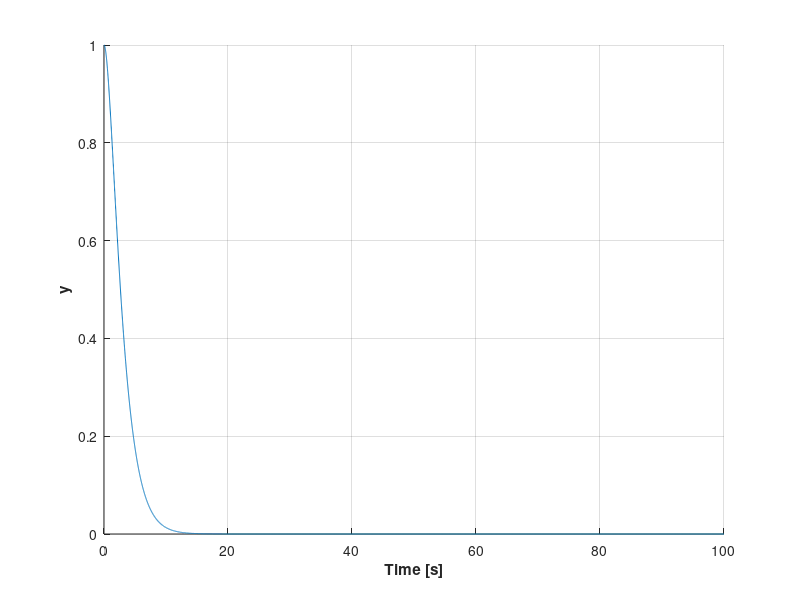

MATLAB code to generate this figure:
% restart
clear all; close all; clc;

% define mass, spring constant, damping coefficient
% CHANGE THESE PARAMETERS TO VARY THE SOLUTION
m = 5;
k = 2;
c = 2*m*sqrt(k/m);

% time vector
t = 0:0.01:100;

% initial conditions
y0 = 1;
ydot0 = 0;

% find roots of characteristic equation
s1 = -c/(2*m) + (1/(2*m))*sqrt(c^2-4*m*k);
s2 = -c/(2*m) - (1/(2*m))*sqrt(c^2-4*m*k);

% solve for linear combination coefficients
C = [1 1; s1 s2]\[y0; ydot0];

% assemble time response
y = C(1)*exp(s1*t) + C(2)*exp(s2*t);

% plot time response
figure;
hold on; grid on;
plot(t,y);
xlabel('\bfTime [s]');
ylabel('\bfy');
